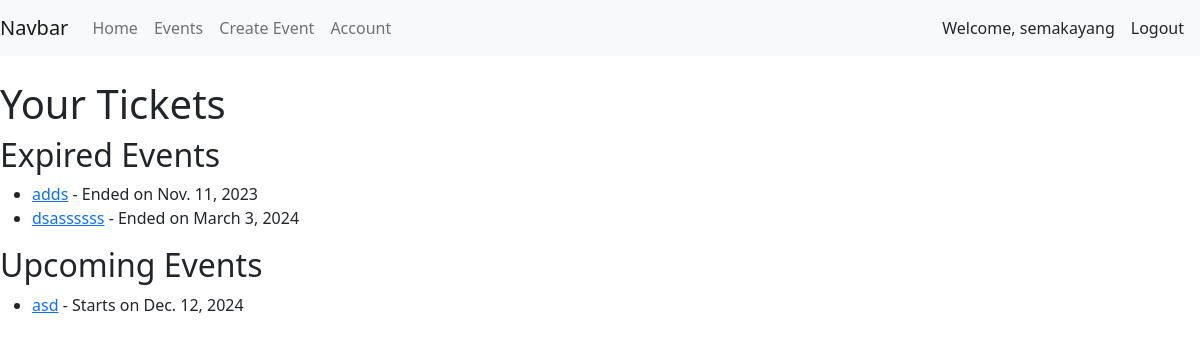
The app's page /account/user_tickets/ (signed in), older data.
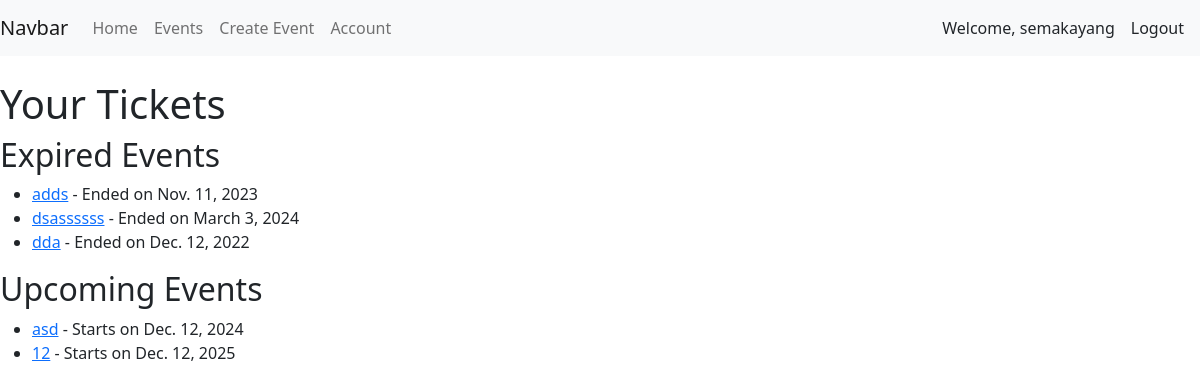
The same page, newer data.
### GoTicketsApp/models.py (models this page shows)
class Event(models.Model):
    title = models.CharField(max_length=80)
    organizer = models.ForeignKey(User, null=True, blank = True, on_delete=models.CASCADE, related_name= 'organizer' )
    description = models.TextField()
    location = models.CharField(max_length=30)
    start_date = models.DateField()
    end_date = models.DateField()
    image = models.ImageField(upload_to='images/')
    price = models.DecimalField(max_digits=6, decimal_places=2)

### GoTicketsApp/views.py (the view)
# urls.py: path('account/user_tickets/', views.user_tickets, name="user_tickets"),
def user_tickets(request):
    today = timezone.now().date()
    user_purchased_events_ids = Purchase.objects.filter(user=request.user).values_list('event', flat=True)
    expired_events = Event.objects.filter(id__in=user_purchased_events_ids, end_date__lt=today)
    valid_events = Event.objects.filter(id__in=user_purchased_events_ids, start_date__gt=today)
    return render(request, 'GoTickets/user_tickets.html', {
        'expired_events': expired_events,
        'valid_events': valid_events,
    })

### GoTicketsApp/templates/GoTickets/user_tickets.html
{% extends 'GoTickets/base/base.html' %}
{% block content %} <br/>
<h1>Your Tickets</h1>
    <div>
        <h2>Expired Events</h2>
        {% if expired_events %}
            <ul>
                {% for event in expired_events %}
                    <li><a href="/events/{{ event.id }}/ticket_confirmation">{{ event.title }}</a> - Ended on {{ event.end_date }}</li>
                {% endfor %}
            </ul>
        {% else %}
            <p>No expired events.</p>
        {% endif %}
    </div>
    <div>
        <h2>Upcoming Events</h2>
        {% if valid_events %}
            <ul>
                {% for event in valid_events %}
                    <li><a href="/events/{{ event.id }}">{{ event.title }}</a> - Starts on {{ event.start_date }}</li>
                {% endfor %}
            </ul>
        {% else %}
            <p>No upcoming events.</p>
        {% endif %}
    </div>
{% endblock %}

Row changes from the older to the newer data that the page shows:
now on this page (row unchanged): Event: title "dda", end_date "Dec. 12, 2022", shown under "Expired Events"
added Event: title "12", start_date "Dec. 12, 2025", shown under "Upcoming Events"
